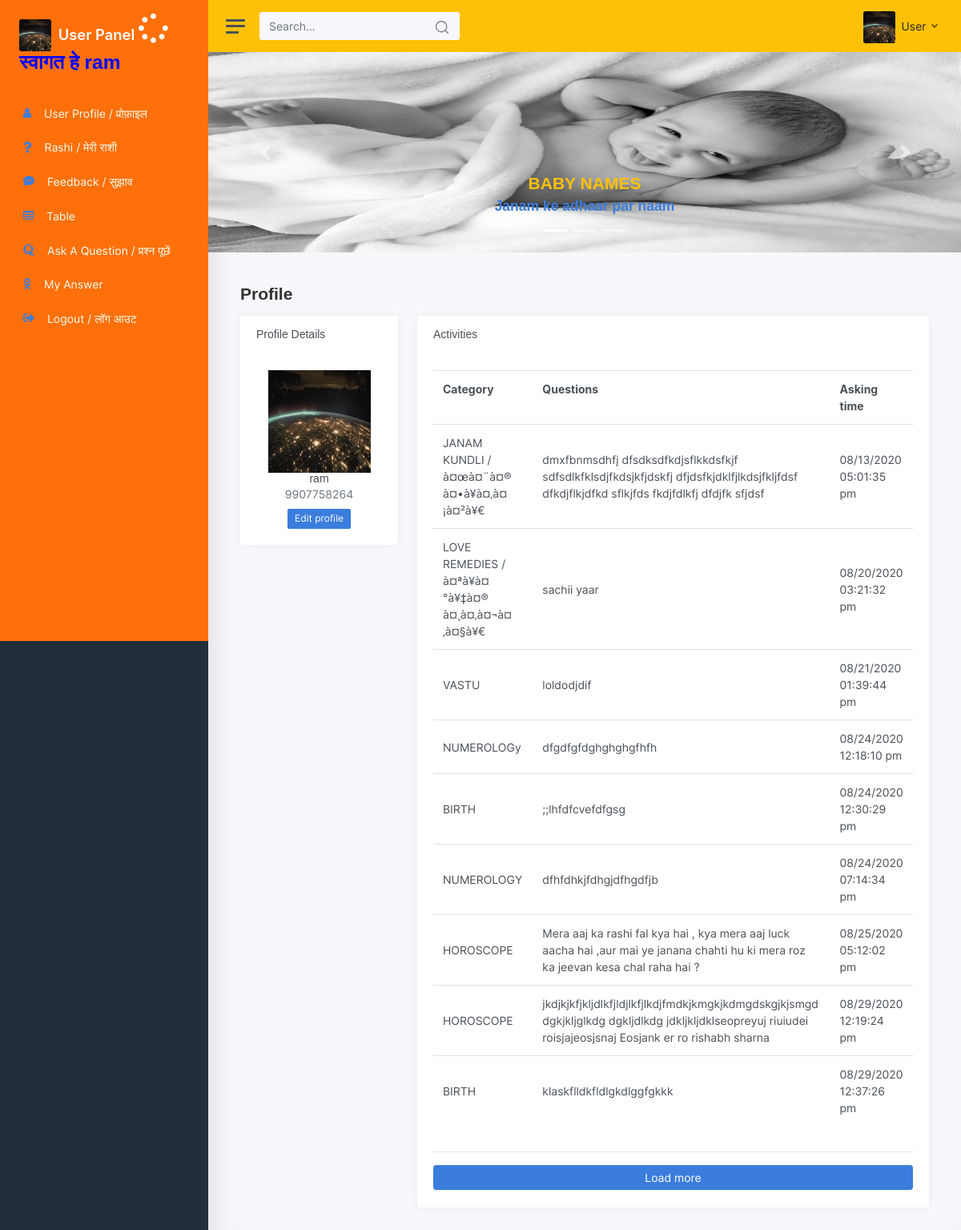
Page /user/index.php (signed in) on the committed database.
### tables this page shows
CREATE TABLE `new_user` (
  `id` int(11) NOT NULL,
  `full_name` varchar(255) DEFAULT NULL,
  `email` varchar(255) DEFAULT NULL,
  `password` varchar(255) DEFAULT NULL,
  `confirm_password` varchar(255) NOT NULL,
  `mobile` varchar(255) NOT NULL,
  `gender` varchar(100) NOT NULL,
  `address` text NOT NULL,
  `image` varchar(255) DEFAULT NULL
);

CREATE TABLE `user_questions` (
  `id` int(11) NOT NULL,
  `cust_id` varchar(255) NOT NULL,
  `full_name` varchar(255) NOT NULL,
  `email` varchar(255) NOT NULL,
  `mobile` varchar(255) NOT NULL,
  `category` varchar(255) NOT NULL,
  `date_of_birth` varchar(255) NOT NULL,
  `time_of_birth` varchar(255) NOT NULL,
  `question` text NOT NULL,
  `ask_date_time` varchar(255) NOT NULL,
  `assign_id` varchar(255) DEFAULT NULL
);

### user/index.php (called while the page is built)
<?php
include("user_profile.php");
?>

### user/user_profile.php (the view, shortened to what this page needs)
<?php
include("user_header.php");
$query = "SELECT category, question , ask_date_time FROM user_questions ORDER by ID LIMIT 10";
$result = mysqli_query($conn , $query);
?>
			<main class="content">
				<div class="container-fluid p-0">
					<h1 class="h3 mb-3">Profile</h1>
					<div class="row">
						<div class="col-md-4 col-xl-3">
							<div class="card mb-3">
								<div class="card-header">
									<h5 class="card-title mb-0">Profile Details</h5>
								</div>
								<div class="card-body text-center">
									<a href="edit_profile.php">
									<img src="img/avatars/<?php echo $data['image'];?>" height="128" width="128" /></a>
									<h5 class="card-title mb-0"><?php echo $data['full_name']; ?></h5>
									<div class="text-muted mb-2"><?php echo $data['mobile']; ?></div>
									<div>
										<a class="btn btn-primary btn-sm" href="edit_profile.php">Edit profile</a>
									</div>
								</div>
							</div>
						</div>
						<div class="col-md-8 col-xl-9">
							<div class="card">
								<div class="card-header">
									<h5 class="card-title mb-0">Activities</h5>
								</div>
								<div class="card-body h-100">
									<div class="media">
										<div class="media-body">
											<table class="table table-responsive">
												<tr>
													<th>Category</th>
													<th>Questions</th>
													<th>Asking time</th>
												</tr>
													<?php
													while($row = $result->fetch_array())
													{
														$rows[] = $row;
													}
													foreach ($rows as $row)
													{
													?>
												<tr>
														<td><?php echo $row['category']; ?></td>
														<td><?php echo $row['question']; ?></td>
														<td><?php echo $row['ask_date_time']; ?></td>
												<?php
													}
												?>
												</tr>
											</table>
										</div>
									</div>
									<hr />
									<div class="media">
									<a href="#" class="btn btn-primary btn-block">Load more</a>
									</div>
							</div>
						</div>
					</div>
				</div>
			</main>
		</div>
	</div>
</body>
</html>

### user/user_header.php (shortened to what this page needs)
<?php
include("../conn.php");
if(isset($_SESSION['id']))
{
   $id= $_SESSION['id'];
}
$query = "SELECT * FROM new_user WHERE id ='$id'";
$result = mysqli_query($conn, $query);
$data = mysqli_fetch_assoc($result);
?>
<!DOCTYPE html>
<html lang="en">
<head>
	<link href="css/app.css" rel="stylesheet">
	<link rel="stylesheet" href="https://stackpath.bootstrapcdn.com/font-awesome/4.7.0/css/font-awesome.min.css">
<link rel="stylesheet" type="text/css" href="../css/style.css">
</head>
<body>
	<div class="wrapper">
		<nav id="sidebar" class="sidebar">
			<div class="sidebar-content js-simplebar" style="background-color:#ff700b;">
				<a class="sidebar-brand" href="index.php">
					<img src="img/avatars/<?php echo $data['image']; ?>" class="avatar img-fluid rounded mr-1"/>
		          <span class="align-middle">User Panel</span>
		          <span><i class="fas fa-spinner fa-2x fa-pulse"></i></span>
		          <br>
		          <h2><span class="align-middle">स्वागत हे <?php echo $data['full_name']; ?></span></h2>
        		</a>
				<ul class="sidebar-nav" style="color: #ff700b;">
					<li class="sidebar-item">
						<a class="sidebar-link" href="user_profile.php">
            			  <i class="fa fa-user text-primary align-middle"></i>
            			   <span class="align-middle heading">User Profile / प्रोफ़ाइल</span>
            			</a>
					</li>
					<li class="sidebar-item">
						<a class="sidebar-link" href="my_rashi.php">
	              			<i class="fas fa-question text-primary align-middle"></i>
	              			<span class="align-middle heading">Rashi / मेरी राशी</span>
			            </a>
					</li>
					<li class="sidebar-item">
						<a class="sidebar-link" href="user_feedback.php">
             			 	<i class="fas fa-comment-dots text-primary align-middle"></i>
             			  	<span class="align-middle heading">Feedback / सुझाव</span>
           				</a>
					</li>
					<li class="sidebar-item">
						<a class="sidebar-link" href="user_table.php">
              				<i class="fa fa-table text-primary align-middle"></i>
              			 	<span class="align-middle heading">Table</span>
            			</a>
					</li>
					<li class="sidebar-item">
						<a class="sidebar-link" href="user_question.php">
	              			<i class="fa fa-quora text-primary align-middle"></i>
	              			<span class="align-middle heading">Ask A Question / प्रश्न पूछें</span>
			            </a>
					</li>
					<li class="sidebar-item">
						<a class="sidebar-link" href="user_answer.php">
	              			<i class="fa fa-odnoklassniki text-primary align-middle"></i>
	              			<span class="align-middle heading">My Answer</span>
			            </a>
					</li>
					<li class="sidebar-item">
						<a class="sidebar-link" href="user_logout.php">
              				<i class="fas fa-sign-out-alt text-primary align-middle"></i>
              				<span class="align-middle heading">Logout / लॉग आउट</span>
            			</a>
					</li>
				</ul>
			</div>
		</nav>
		<div class="main">
			<nav class="navbar navbar-expand navbar-light bg-warning" style="background-color:#222e3c;">
				<a class="sidebar-toggle d-flex">
          			<i class="hamburger align-self-center"></i>
       			</a>
				<form class="form-inline d-none d-sm-inline-block">
					<div class="input-group input-group-navbar">
						<input type="text" class="form-control" placeholder="Search…" aria-label="Search">
						<div class="input-group-append">
							<button class="btn" type="button">
                				<i class="align-middle" data-feather="search"></i>
              				</button>
						</div>
					</div>
				</form>
				<div class="navbar-collapse collapse">
					<ul class="navbar-nav navbar-align">
					<li class="nav-item dropdown">
						<a class="nav-link dropdown-toggle d-none d-sm-inline-block" href="#" data-toggle="dropdown">
				            <img src="img/avatars/<?php echo $data['image']; ?>" class="avatar img-fluid rounded mr-1"/> <span class="text-dark">User</span>
				         </a>
						</li>
					</ul>
				</div>
			</nav>
			<div id="carouselExampleIndicators" class="carousel slide" data-ride="carousel">
			  <ol class="carousel-indicators">
			    <li data-target="#carouselExampleIndicators" data-slide-to="0" class="active"></li>
			    <li data-target="#carouselExampleIndicators" data-slide-to="1"></li>
			    <li data-target="#carouselExampleIndicators" data-slide-to="2"></li>
			  </ol>
			  <div class="carousel-inner" style="height: 250px;">
			    <div class="carousel-item active">
			      <img src="../images/content/baby.png" height="250" width="100%">
				      <div class="carousel-caption d-none d-md-block">
					    <h3 class="text-warning">BABY NAMES</h3>
					    <h4 class="text-primary">Janam ke adhaar par naam</h4>
					  </div>
			    </div>
			  </div>
			  <a class="carousel-control-prev" href="#carouselExampleIndicators" role="button" data-slide="prev">
			    <span class="carousel-control-prev-icon" aria-hidden="true"></span>
			  </a>
			  <a class="carousel-control-next" href="#carouselExampleIndicators" role="button" data-slide="next">
			    <span class="carousel-control-next-icon" aria-hidden="true"></span>
			  </a>
			</div>

### user/user_header.php (style rules this page uses)
h2 .align-middle { font-weight: 600; color: blue; }
.heading { color: honeydew; }

### rows in the picture
new_user: image (picture), full_name "ram", mobile "9907758264"
user_questions: category "JANAM KUNDLI / à¤œà¤¨à¤® à¤•à¥à¤‚à¤¡à¤²à¥€", question "dmxfbnmsdhfj dfsdksdfkdjsflkkdsfkjf sdfsdlkfklsdjfkdsjkfjdskfj dfjdsfkjdklfjlkdsjfkljfdsf dfkdjflkjdfkd sflkjfds fkdjfdlkfj dfdjfk sfjdsf", ask_date_time "08/13/2020 05:01:35 pm"
user_questions: category "LOVE REMEDIES / à¤ªà¥à¤°à¥‡à¤® à¤¸à¤‚à¤¬à¤‚à¤§à¥€", question "sachii yaar", ask_date_time "08/20/2020 03:21:32 pm"
user_questions: category "VASTU", question "loldodjdif", ask_date_time "08/21/2020 01:39:44 pm"
user_questions: category "NUMEROLOGy", question "dfgdfgfdghghghgfhfh", ask_date_time "08/24/2020 12:18:10 pm"
user_questions: category "BIRTH", question ";;lhfdfcvefdfgsg", ask_date_time "08/24/2020 12:30:29 pm"
user_questions: category "NUMEROLOGY", question "dfhfdhkjfdhgjdfhgdfjb", ask_date_time "08/24/2020 07:14:34 pm"
user_questions: category "HOROSCOPE", question "Mera aaj ka rashi fal kya hai , kya mera aaj luck aacha hai ,aur mai ye janana chahti hu ki mera roz ka jeevan kesa chal raha hai ?", ask_date_time "08/25/2020 05:12:02 pm"
user_questions: category "HOROSCOPE", question "jkdjkjkfjkljdlkfjldjlkfjlkdjfmdkjkmgkjkdmgdskgjkjsmgd dgkjkljglkdg dgkljdlkdg jdkljkljdklseopreyuj riuiudei roisjajeosjsnaj Eosjank er ro rishabh sharna", ask_date_time "08/29/2020 12:19:24 pm"
user_questions: category "BIRTH", question "klaskflldkfldlgkdlggfgkkk", ask_date_time "08/29/2020 12:37:26 pm"
